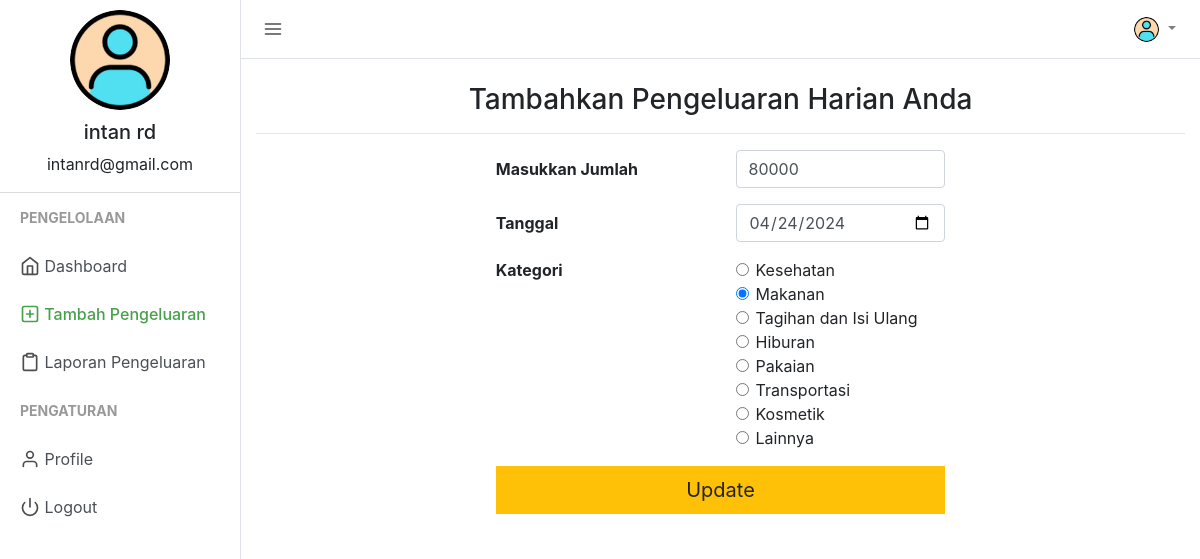
Page /add_expense.php?edit=82 (signed in) on the committed database.
### tables this page shows
CREATE TABLE `users` (
  `user_id` int(11) NOT NULL,
  `firstname` varchar(50) NOT NULL,
  `lastname` varchar(25) NOT NULL,
  `email` varchar(50) NOT NULL,
  `profile_path` varchar(50) NOT NULL DEFAULT 'default_profile.png',
  `password` varchar(50) NOT NULL,
  `trn_date` datetime NOT NULL
);

CREATE TABLE `expenses` (
  `pengeluaran_id` int(20) NOT NULL,
  `user_id` varchar(15) NOT NULL,
  `pengeluaran` int(20) NOT NULL,
  `tanggal` varchar(15) NOT NULL,
  `kategori` varchar(50) NOT NULL
);

### session.php (called while the page is built, shortened)
<?php
include("config.php");
$sess_email = $_SESSION["email"];
$sql = "SELECT user_id, firstname, lastname, email, profile_path FROM users WHERE email = '$sess_email'";
$result = $con->query($sql);
if ($result->num_rows > 0) {
  while($row = $result->fetch_assoc()) {
    $userid=$row["user_id"];
    $username =$row["firstname"]." ".$row["lastname"];
    $useremail=$row["email"];
    $userprofile="uploads/".$row["profile_path"];
  }
} else {
    $userid="GHX1Y2";
    $username ="Jhon Doe";
    $useremail="mailid@domain.com";
    $userprofile="Uploads/default_profile.png";
}
?>

### add_expense.php (the view, shortened to what this page needs)
<?php
include("session.php");
$update = false;
$del = false;
$expenseamount = "";
$tanggal = date("Y-m-d");
$kategori = "Hiburan";
if (isset($_GET['edit'])) {
    $id = $_GET['edit'];
    $update = true;
    $record = mysqli_query($con, "SELECT * FROM expenses WHERE user_id='$userid' AND pengeluaran_id=$id");
    if (mysqli_num_rows($record) == 1) {
        $n = mysqli_fetch_array($record);
        $expenseamount = str_replace(["Rp", ".", ","], "", $n['pengeluaran']);
        $tanggal = $n['tanggal'];
        $kategori = $n['kategori'];
    } else {
        echo ("WARNING: AUTHORIZATION ERROR: Trying to Access Unauthorized data");
    }
}
?>
<!DOCTYPE html>
<html lang="en">
<head>
    <link href="css/bootstrap.min.css" rel="stylesheet">
    <link href="css/style.css" rel="stylesheet">
</head>
<body>
    <div class="d-flex" id="wrapper">
        <div class="border-right" id="sidebar-wrapper">
            <div class="user">
                <img class="img img-fluid rounded-circle" src="<?php echo $userprofile ?>" width="120">
                <h5><?php echo $username ?></h5>
                <p><?php echo $useremail ?></p>
            </div>
            <div class="sidebar-heading">Pengelolaan</div>
            <div class="list-group list-group-flush">
                <a href="index.php" class="list-group-item list-group-item-action"><span data-feather="home"></span> Dashboard</a>
                <a href="add_expense.php" class="list-group-item list-group-item-action sidebar-active"><span data-feather="plus-square"></span> Tambah Pengeluaran</a>
                <a href="manage_expense.php" class="list-group-item list-group-item-action"><span data-feather="clipboard"></span> Laporan Pengeluaran</a>
            </div>
            <div class="sidebar-heading">Pengaturan </div>
            <div class="list-group list-group-flush">
                <a href="profile.php" class="list-group-item list-group-item-action "><span data-feather="user"></span> Profile</a>
                <a href="logout.php" class="list-group-item list-group-item-action "><span data-feather="power"></span> Logout</a>
            </div>
        </div>
        <div id="page-content-wrapper">
            <nav class="navbar navbar-expand-lg navbar-light  border-bottom">
                <button class="toggler" type="button" id="menu-toggle" aria-expanded="false">
                    <span data-feather="menu"></span>
                </button>
                <div class="collapse navbar-collapse" id="navbarSupportedContent">
                    <ul class="navbar-nav ml-auto mt-2 mt-lg-0">
                        <li class="nav-item dropdown">
                            <a class="nav-link dropdown-toggle" href="#" id="navbarDropdown" role="button" data-toggle="dropdown" aria-haspopup="true" aria-expanded="false">
                                <img class="img img-fluid rounded-circle" src="<?php echo $userprofile ?>" width="25">
                            </a>
                        </li>
                    </ul>
                </div>
            </nav>
            <div class="container">
                <h3 class="mt-4 text-center">Tambahkan Pengeluaran Harian Anda</h3>
                <hr>
                <div class="row ">
                    <div class="col-md-3"></div>
                    <div class="col-md" style="margin:0 auto;">
                        <form action="" method="POST">
                            <div class="form-group row">
                                <label for="expenseamount" class="col-sm-6 col-form-label"><b>Masukkan Jumlah</b></label>
                                <div class="col-md-6">
                                    <input type="text" class="form-control col-sm-12" value="<?php echo $expenseamount; ?>" id="expenseamount" name="expenseamount" required>
                                </div>
                            </div>
                            <div class="form-group row">
                                <label for="tanggal" class="col-sm-6 col-form-label"><b>Tanggal</b></label>
                                <div class="col-md-6">
                                    <input type="date" class="form-control col-sm-12" value="<?php echo $tanggal; ?>" name="tanggal" id="tanggal" required>
                                </div>
                            </div>
                            <fieldset class="form-group">
                                <div class="row">
                                    <legend class="col-form-label col-sm-6 pt-0"><b>Kategori</b></legend>
                                    <div class="col-md">
                                        <div class="form-check">
                                            <input class="form-check-input" type="radio" name="kategori" id="kategori4" value="Kesehatan" <?php echo ($kategori == 'Kesehatan') ? 'checked' : '' ?>>
                                            <label class="form-check-label" for="kategori4">
                                                Kesehatan
                                            </label>
                                        </div>
                                        <div class="form-check">
                                            <input class="form-check-input" type="radio" name="kategori" id="kategori3" value="Makanan" <?php echo ($kategori == 'Makanan') ? 'checked' : '' ?>>
                                            <label class="form-check-label" for="kategori3">
                                                Makanan
                                            </label>
                                        </div>
                                        <div class="form-check">
                                            <input class="form-check-input" type="radio" name="kategori" id="kategori2" value="Tagihan dan Isi Ulang" <?php echo ($kategori == 'Tagihan dan Isi Ulang') ? 'checked' : '' ?>>
                                            <label class="form-check-label" for="kategori2">
                                                Tagihan dan Isi Ulang
                                            </label>
                                        </div>
                                        <div class="form-check">
                                            <input class="form-check-input" type="radio" name="kategori" id="kategori1" value="Hiburan" <?php echo ($kategori == 'Hiburan') ? 'checked' : '' ?>>
                                            <label class="form-check-label" for="kategori1">
                                                Hiburan
                                            </label>
                                        </div>
                                        <div class="form-check">
                                            <input class="form-check-input" type="radio" name="kategori" id="kategori7" value="Pakaian" <?php echo ($kategori == 'Pakaian') ? 'checked' : '' ?>>
                                            <label class="form-check-label" for="kategori7">
                                                Pakaian
                                            </label>
                                        </div>
                                        <div class="form-check">
                                            <input class="form-check-input" type="radio" name="kategori" id="kategori6" value="Transportasi" <?php echo ($kategori == 'Transportasi') ? 'checked' : '' ?>>
                                            <label class="form-check-label" for="kategori6">
                                                Transportasi
                                            </label>
                                        </div>
                                        <div class="form-check">
                                            <input class="form-check-input" type="radio" name="kategori" id="kategori8" value="Kosmetik" <?php echo ($kategori == 'Kosmetik') ? 'checked' : '' ?>>
                                            <label class="form-check-label" for="kategori8">
                                                Kosmetik
                                            </label>
                                        </div>
                                        <div class="form-check">
                                            <input class="form-check-input" type="radio" name="kategori" id="kategori5" value="Lainnya" <?php echo ($kategori == 'Lainnya') ? 'checked' : '' ?>>
                                            <label class="form-check-label" for="kategori5">
                                                Lainnya
                                            </label>
                                        </div>
                                    </div>
                                </div>
                            </fieldset>
                            <div class="form-group row">
                                <div class="col-md-12 text-right">
                                    <?php if ($update == true) : ?>
                                        <button class="btn btn-lg btn-block btn-warning" style="border-radius: 0%;" type="submit" name="update">Update</button>
                                    <?php elseif ($del == true) : ?>
                                        <button class="btn btn-lg btn-block btn-danger" style="border-radius: 0%;" type="submit" name="delete">Hapus</button>
                                    <?php else : ?>
                                        <button type="submit" name="add" class="btn btn-lg btn-block btn-success" style="border-radius: 0%;">Tambah Pengeluaran</button>
                                    <?php endif ?>
                                </div>
                            </div>
                        </form>
                    </div>
                    <div class="col-md-3"></div>
                </div>
            </div>
        </div>
    </div>
</body>
</html>

### css/style.css (style rules this page uses)
body { background-color: #efefef; }
.feather { width: 20px; height: 20px; stroke: #4d4d4d; stroke-width: 2; stroke-linecap: round; stroke-linejoin: round; fill: none; vertical-align: text-bottom; }
.list-group { background-color: #ffffff; }
.list-group-item { border: none; }
.user { text-align: center; border-bottom: 1px solid #ddd; }
.user img { padding: 10px; }
.toggler { color: #000; background-color: #fff; border: none; outline: none; }
.sidebar-active { color: #47a04b; font-weight: 500; }
.sidebar-active .feather { stroke: #47a04b; font-weight: 500; }
#wrapper { overflow-x: hidden; background-color: #fff; }
#sidebar-wrapper { min-height: 100vh; margin-left: -15rem; -webkit-transition: margin 0.25s ease-out; -moz-transition: margin 0.25s ease-out; -o-transition: margin 0.25s ease-out; transition: margin 0.25s ease-out; }
#sidebar-wrapper .sidebar-heading { padding: 0.875rem 1.25rem; font-size: 14px; font-weight: bold; text-transform: uppercase; color: #999; }
#sidebar-wrapper .list-group { width: 15rem; }
#page-content-wrapper { min-width: 100vw; }
@media (min-width: 768px) { #sidebar-wrapper { margin-left: 0; } }
@media (min-width: 768px) { #page-content-wrapper { min-width: 0; width: 100%; } }

### rows in the picture
users: profile_path (placeholder picture), username "intan rd", email "intanrd@gmail.com"
expenses: expenseamount "80000", tanggal "04/24/2024", kategori "☐ Kesehatan", kategori "☑ Makanan", kategori "☐ Tagihan dan Isi Ulang", kategori "☐ Hiburan", kategori "☐ Pakaian", kategori "☐ Transportasi", kategori "☐ Kosmetik", kategori "☐ Lainnya"
